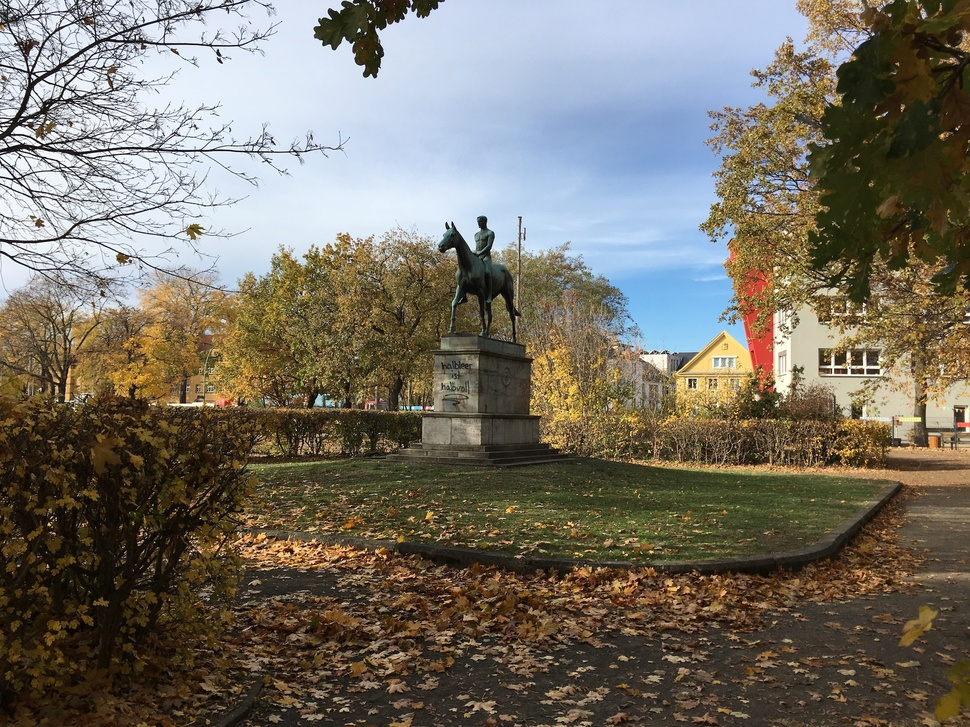
#> input picture pferd_rechts0.JPG, 970 x 727 px, shrunk from 2016 x 1512 before the run
$ python transform_image.py
#> lines starting #> are read from the running program, lines starting #| are printed output that depends on the picture
# http://www.xiaoliangbai.com/2016/09/09/more-on-image-noise-generation
# Source of the code is based on an excellent piece code from stackoverflow
# http://stackoverflow.com/questions/22937589/how-to-add-noise-gaussian-salt-and-pepper-etc-to-image-in-python-with-opencv

import cv2
import numpy as np
from scipy.ndimage import zoom
import os

angle1 = 30
angle2 = 60
angle3 = 90

gamma1 = 0.75  # 3/4
gamma2 = 0.65  # 13/20
gamma3 = 0.45  # 9/20
gamma4 = 0.25  # 1/4

kernel = (5, 5)

amount1 = 0.004
amount2 = 0.008
amount3 = 0.012

z1 = 1.1
z2 = 1.3
z3 = 1.5
z4 = 1.71
z5 = 1.9
z6 = 2.1


def add_zoom():
    global zoom1, zoom2, zoom3, zoom4, zoom5, zoom6
    zoom1 = clipped_zoom(img, z1)
    zoom2 = clipped_zoom(img, z2)
    zoom3 = clipped_zoom(img, z3)
    zoom4 = clipped_zoom(img, z4)
    zoom5 = clipped_zoom(img, z5)
    zoom6 = clipped_zoom(img, z6)


def add_perspective():
    global perspective1, perspective2, perspective3, perspective4, perspective5
    pts1 = np.float32([[cols, rows], [cols, 0], [0, rows], [0, 0]])
    pts2 = np.float32([[cols, 11 * rows / 12], [cols, rows / 12], [0, rows], [0, 0]])
    m1 = cv2.getPerspectiveTransform(pts1, pts2)
    perspective1 = cv2.warpPerspective(img, m1, (cols, rows))

    pts1 = np.float32([[cols, rows], [cols, 0], [0, rows], [0, 0]])
    pts2 = np.float32([[cols, 9 * rows / 10], [cols, rows / 10], [0, rows], [0, 0]])
    m2 = cv2.getPerspectiveTransform(pts1, pts2)
    perspective2 = cv2.warpPerspective(img, m2, (cols, rows))

    pts1 = np.float32([[cols, rows], [cols, 0], [0, rows], [0, 0]])
    pts2 = np.float32([[cols, 7 * rows / 8], [cols, rows / 8], [0, rows], [0, 0]])
    m3 = cv2.getPerspectiveTransform(pts1, pts2)
    perspective3 = cv2.warpPerspective(img, m3, (cols, rows))

    pts1 = np.float32([[cols, rows], [cols, 0], [0, rows], [0, 0]])
    pts2 = np.float32([[cols, 5 * rows / 6], [cols, rows / 6], [0, rows], [0, 0]])
    m4 = cv2.getPerspectiveTransform(pts1, pts2)
    perspective4 = cv2.warpPerspective(img, m4, (cols, rows))

    pts1 = np.float32([[cols, rows], [cols, 0], [0, rows], [0, 0]])
    pts2 = np.float32([[cols, 3 * rows / 4], [cols, rows / 4], [0, rows], [0, 0]])
    m5 = cv2.getPerspectiveTransform(pts1, pts2)
    perspective5 = cv2.warpPerspective(img, m5, (cols, rows))


def add_noise():
    global noise1, noise2, noise3
    noise1 = noise_generator('s&p', img1, amount1)
    noise2 = noise_generator('s&p', img2, amount2)
    noise3 = noise_generator('s&p', img3, amount3)


def add_rotation():
    global rotation1, rotation2, rotation3
    m1 = cv2.getRotationMatrix2D((cols / 2, rows / 2), angle1, 1)
    rotation1 = cv2.warpAffine(img, m1, (cols, rows))

    m2 = cv2.getRotationMatrix2D((cols / 2, rows / 2), angle2, 1)
    rotation2 = cv2.warpAffine(img, m2, (cols, rows))

    m3 = cv2.getRotationMatrix2D((cols / 2, rows / 2), angle3, 1)
    rotation3 = cv2.warpAffine(img, m3, (cols, rows))


def add_gamma():
    global lighting1, lighting2, lighting3, lighting4
    lighting1 = adjust_gamma(img, gamma=gamma1)
    lighting2 = adjust_gamma(img, gamma=gamma2)
    lighting3 = adjust_gamma(img, gamma=gamma3)
    lighting4 = adjust_gamma(img, gamma=gamma4)


def add_gaussian_blur():
    global blur1, blur2, blur3, blur4
    blur1 = cv2.GaussianBlur(img,   kernel, 0)
    blur2 = cv2.GaussianBlur(blur1, kernel, 0)
    blur3 = cv2.GaussianBlur(blur2, kernel, 0)
    blur4 = cv2.GaussianBlur(blur3, kernel, 0)


def noise_generator(noise_type, image, amount):
    """
    Generate noise to a given Image based on required noise type

    Input parameters:
        image: ndarray (input image data. It will be converted to float)

        noise_type: string
            'gauss'        Gaussian-distrituion based noise
            'poission'     Poission-distribution based noise
            's&p'          Salt and Pepper noise, 0 or 1
            'speckle'      Multiplicative noise using out = image + n*image
                           where n is uniform noise with specified mean & variance
    """
    row, col, ch = image.shape
    if noise_type == "gauss":
        mean = 0.0
        var = 0.01
        sigma = var ** 0.5
        gauss = np.array(image.shape)
        gauss = np.random.normal(mean, sigma, (row, col, ch))
        gauss = gauss.reshape(row, col, ch)
        noisy = image + gauss
        return noisy.astype('uint8')
    elif noise_type == "s&p":
        s_vs_p = 0.5
        amount = amount
        out = image
        # Generate Salt '1' noise
        num_salt = np.ceil(amount * image.size * s_vs_p)
        coords = [np.random.randint(0, i - 1, int(num_salt))
                  for i in image.shape]
        out[coords] = 255
        # Generate Pepper '0' noise
        num_pepper = np.ceil(amount * image.size * (1. - s_vs_p))
        coords = [np.random.randint(0, i - 1, int(num_pepper))
                  for i in image.shape]
        out[coords] = 0
        return out
    elif noise_type == "poisson":
        vals = len(np.unique(image))
        vals = 2 ** np.ceil(np.log2(vals))
        noisy = np.random.poisson(image * vals) / float(vals)
        return noisy
    elif noise_type == "speckle":
        gauss = np.random.randn(row, col, ch)
        gauss = gauss.reshape(row, col, ch)
        noisy = image + image * gauss
        return noisy
    else:
        return image


def clipped_zoom(img, zoom_factor, **kwargs):

    h, w = img.shape[:2]

    # For multichannel images we don't want to apply the zoom factor to the RGB
    # dimension, so instead we create a tuple of zoom factors, one per array
    # dimension, with 1's for any trailing dimensions after the width and height.
    zoom_tuple = (zoom_factor,) * 2 + (1,) * (img.ndim - 2)

    # Zooming out
    if zoom_factor < 1:

        # Bounding box of the zoomed-out image within the output array
        zh = int(np.round(h * zoom_factor))
        zw = int(np.round(w * zoom_factor))
        top = (h - zh) // 2
        left = (w - zw) // 2

        # Zero-padding
        out = np.zeros_like(img)
        out[top:top+zh, left:left+zw] = zoom(img, zoom_tuple, **kwargs)

    # Zooming in
    elif zoom_factor > 1:

        # Bounding box of the zoomed-in region within the input array
        zh = int(np.round(h / zoom_factor))
        zw = int(np.round(w / zoom_factor))
        top = (h - zh) // 2
        left = (w - zw) // 2

        out = zoom(img[top:top+zh, left:left+zw], zoom_tuple, **kwargs)

        # `out` might still be slightly larger than `img` due to rounding, so
        # trim off any extra pixels at the edges
        trim_top = ((out.shape[0] - h) // 2)
        trim_left = ((out.shape[1] - w) // 2)
        out = out[trim_top:trim_top+h, trim_left:trim_left+w]

    # If zoom_factor == 1, just return the input array
    else:
        out = img
    return out


def adjust_gamma(image, gamma=1.0):
    inv_gamma = 1.0 / gamma
    table = np.array([((i / 255.0) ** inv_gamma) * 255 for i in np.arange(0, 256)]).astype("uint8")

    return cv2.LUT(image, table)


name_original = 'pferd_rechts0.JPG'
out_directory = 'output'

print(name_original)
print(out_directory)

img  = cv2.imread(name_original)
#> img is the input picture: shape (727, 970, 3); mean B, G, R 100.3, 112.1, 117.7
img1 = cv2.imread(name_original)
img2 = cv2.imread(name_original)
img3 = cv2.imread(name_original)
rows, cols, ch = img.shape
#> rows = 727; cols = 970; ch = 3

cv2.imwrite('original.jpg', img)

add_gaussian_blur()

cv2.imwrite(os.path.join(out_directory, 'blur1.jpg'), blur1)
cv2.imwrite(os.path.join(out_directory, 'blur2.jpg'), blur2)
cv2.imwrite(os.path.join(out_directory, 'blur3.jpg'), blur3)
cv2.imwrite(os.path.join(out_directory, 'blur4.jpg'), blur4)

add_gamma()

cv2.imwrite(os.path.join(out_directory, 'lighting1.jpg'), lighting1)
cv2.imwrite(os.path.join(out_directory, 'lighting2.jpg'), lighting2)
cv2.imwrite(os.path.join(out_directory, 'lighting3.jpg'), lighting3)
cv2.imwrite(os.path.join(out_directory, 'lighting4.jpg'), lighting4)

add_perspective()
#> in add_perspective, `perspective4 = cv2.warpPerspective(img, m4, (cols, rows))`:
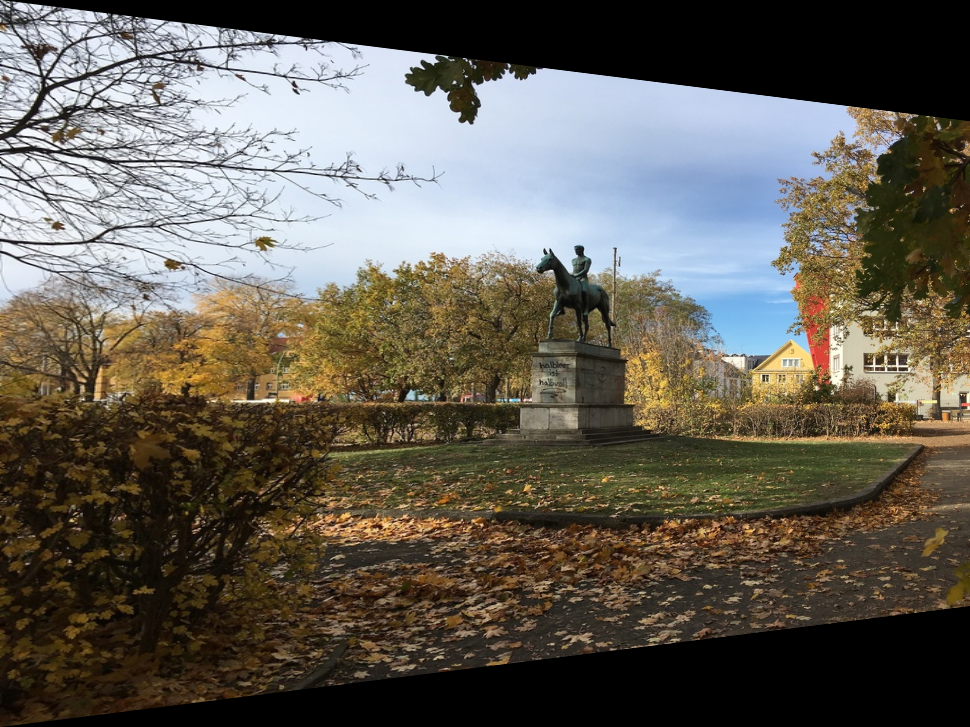
#> perspective4: shape (727, 970, 3); mean B, G, R 85.3, 94.6, 99.3
#> in add_perspective, `perspective5 = cv2.warpPerspective(img, m5, (cols, rows))`:
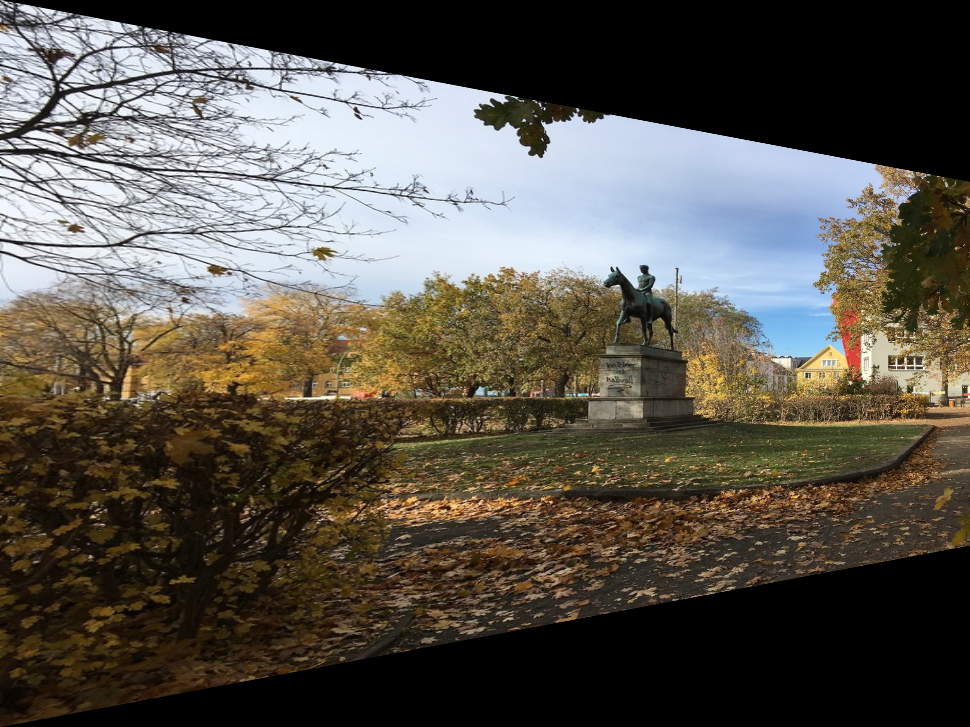
#> perspective5: shape (727, 970, 3); mean B, G, R 76.8, 85, 89.4

cv2.imwrite(os.path.join(out_directory, 'perspective1.jpg'), perspective1)
cv2.imwrite(os.path.join(out_directory, 'perspective2.jpg'), perspective2)
cv2.imwrite(os.path.join(out_directory, 'perspective3.jpg'), perspective3)
cv2.imwrite(os.path.join(out_directory, 'perspective4.jpg'), perspective4)
cv2.imwrite(os.path.join(out_directory, 'perspective5.jpg'), perspective5)

add_rotation()
#> in add_rotation, `rotation1 = cv2.warpAffine(img, m1, (cols, rows))`:
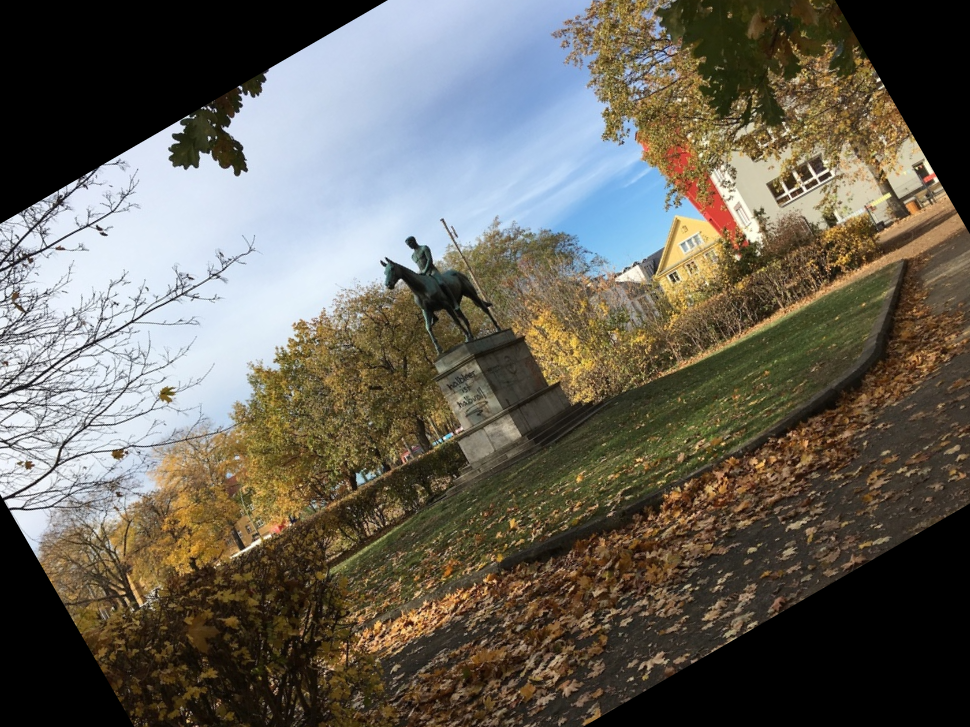
#> rotation1: shape (727, 970, 3); mean B, G, R 88.5, 98.6, 103.1
#> in add_rotation, `rotation2 = cv2.warpAffine(img, m2, (cols, rows))`:
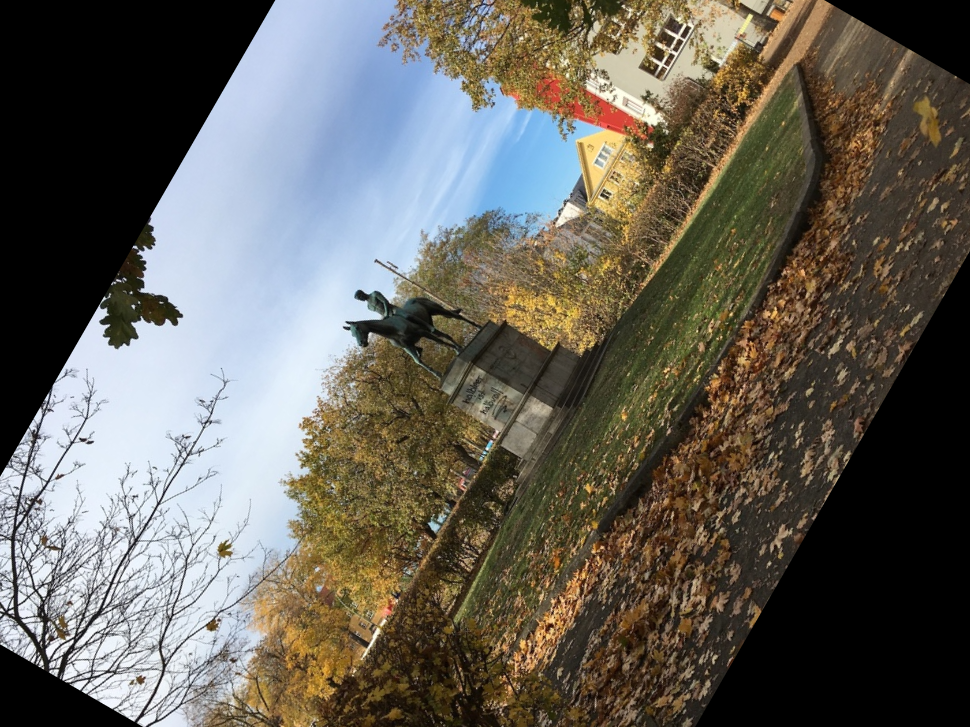
#> rotation2: shape (727, 970, 3); mean B, G, R 90.4, 98.5, 102.1
#> in add_rotation, `rotation3 = cv2.warpAffine(img, m3, (cols, rows))`:
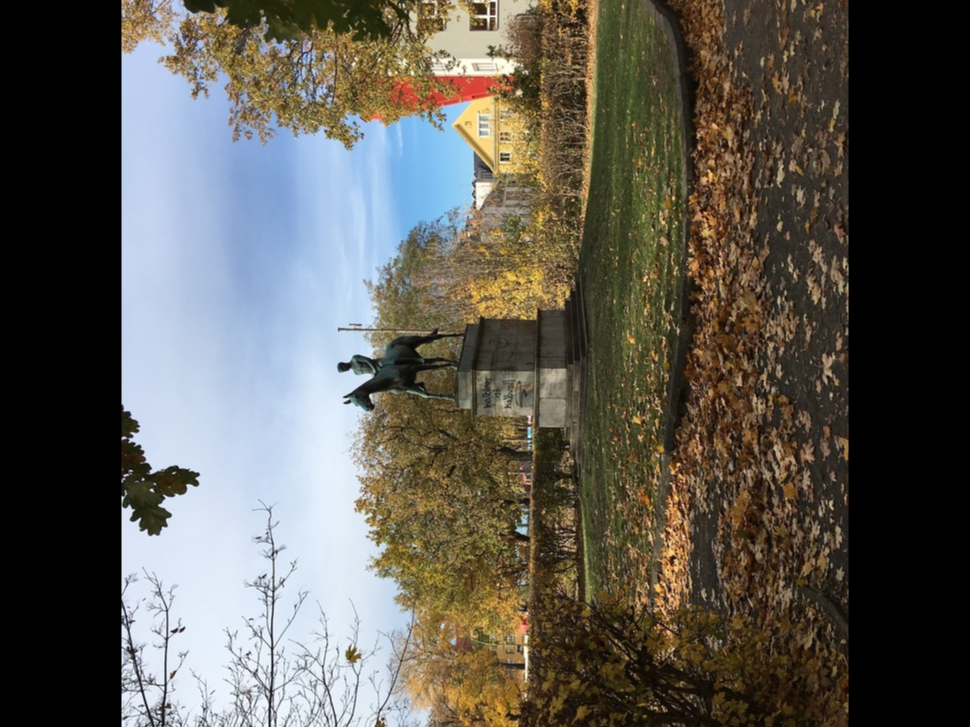
#> rotation3: shape (727, 970, 3); mean B, G, R 82.7, 90, 92.9

cv2.imwrite(os.path.join(out_directory, 'rotation1.jpg'), rotation1)
cv2.imwrite(os.path.join(out_directory, 'rotation2.jpg'), rotation2)
cv2.imwrite(os.path.join(out_directory, 'rotation3.jpg'), rotation3)

add_zoom()
#> in clipped_zoom (call 6), `out = zoom(img[top:top+zh, left:left+zw], zoom_tuple, **kwargs)`:
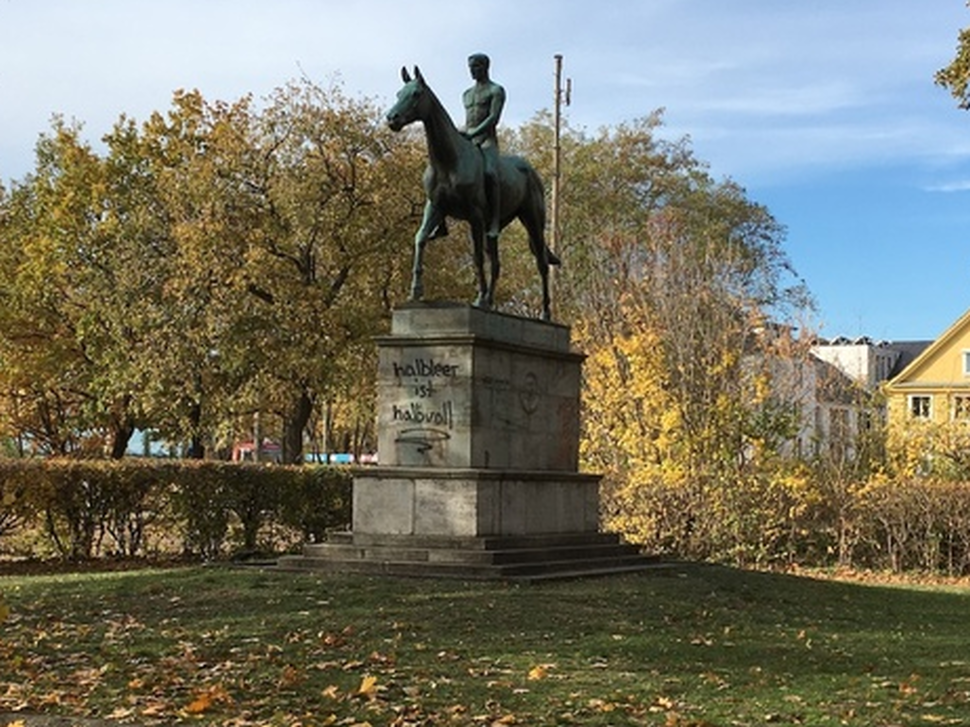
#> out: shape (727, 970, 3); mean B, G, R 100.7, 116.8, 118.1

cv2.imwrite(os.path.join(out_directory, 'zoom1.jpg'), zoom1)
cv2.imwrite(os.path.join(out_directory, 'zoom2.jpg'), zoom2)
cv2.imwrite(os.path.join(out_directory, 'zoom2.jpg'), zoom3)
cv2.imwrite(os.path.join(out_directory, 'zoom4.jpg'), zoom4)
cv2.imwrite(os.path.join(out_directory, 'zoom5.jpg'), zoom5)
cv2.imwrite(os.path.join(out_directory, 'zoom6.jpg'), zoom6)

add_noise()
#> (the run stopped early here; a loop or call above may not have finished)
